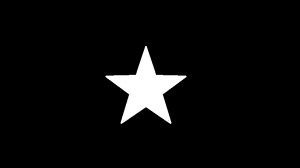
#> input picture Assignment1/input1.jpg, 300 x 168 px, found by its file name
$ jupyter execute 'Assignment 1c.ipynb'   (older library calls are emulated)
#> lines starting #> are read from the running program, lines starting #| are printed output that depends on the picture
[cell 1]
import numpy as np
import cv2
from matplotlib import pyplot as plt

from tqdm import tqdm
from time import time

[cell 2]
#Read images
img1= cv2.imread('/media/harish/New Volume/IVP FIles/Assignment1/input1.jpg')
#> img1 is the input picture: shape (168, 300, 3); min 0, max 255, mean 11.7
img2= cv2.imread('/media/harish/New Volume/IVP FIles/Assignment1/input2.jpg')
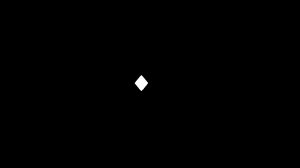
#> input picture Assignment1/input2.jpg, 300 x 168 px, found by its file name
#> img2 is the input picture: shape (168, 300, 3); min 0, max 255, mean 0.6

[cell 3]
plt.imshow(img1)
plt.show()
plt.imshow(img2)
plt.show()

[cell 4]
def own_function(img1, img2):
    img1 = img1.astype(np.int)
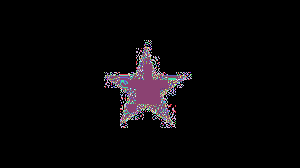
#> img1: shape (168, 300, 3) int64; 191 distinct labels, from 0 to 255; one colour per label, 0 black
    img2 = img2.astype(np.int)
#> img2: shape (168, 300, 3) int64; 69 distinct labels, from 0 to 255
    return (img1 + img2)
#> returned value: shape (168, 300, 3) int64; 259 distinct labels, from 0 to 510

def for_loop(img1, img2):
    img1 = img1.astype(np.int)
    img2 = img2.astype(np.int)
    canvas = np.zeros(img1.shape)
    for k in range(img1.shape[2]):
        for i in range(img1.shape[0]):
            for j in range(img1.shape[1]):
                if img1[i][j][k] + img2[i][j][k] >= 255:
                    canvas[i][j][k] = 255
                else:
                    canvas[i][j][k] = img1[i][j][k] + img2[i][j][k]
    canvas = canvas.astype(np.uint8)
    return canvas

[cell 5]
plt.imshow(own_function(img1, img2))

[cell 6]
plt.imshow(cv2.add(img1, img2))

[cell 7]
plt.imshow(for_loop(img1, img2))

[cell 8]
a = np.array([255], dtype = np.uint8)
b = np.array([1], dtype = np.uint8)
print(a+b)

[cell 9]
img1.shape
#> Out = (168, 300, 3)
